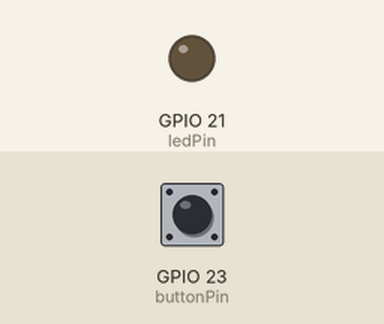
The program below on a simulated ESP32. Parts: output pins drawn as LEDs (lit = HIGH). The test bench sets the inputs (shaded band); at power-on: GPIO 23 (buttonPin) LOW.

Above: at 1.2 s.
1.3 s: GPIO 23 (buttonPin) pulled HIGH for 0.15 s
At 1.8 s:
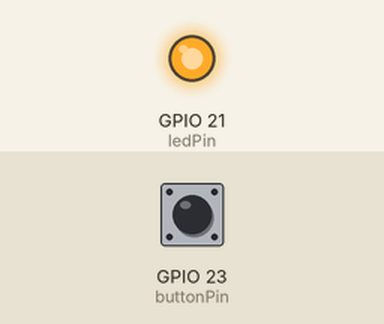
Timing chart, 0 to 4.3 s (numbered marks = the images above; inputs shaded):
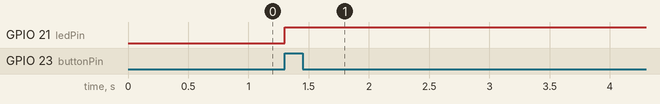

The program:

main.cpp
```cpp
#include <Arduino.h>

const int ledPin = 21;
const int buttonPin = 23;

int currentState = LOW, lastState = HIGH;

long lastDebounceTime = 0;
long debounceDelay = 50;

void setup() {
  pinMode(ledPin, OUTPUT);
  pinMode(buttonPin, INPUT);
  Serial.begin(9600);
}

void loop() {
  currentState = digitalRead(buttonPin);

  if ((millis() - lastDebounceTime) > debounceDelay) {
    if (currentState == HIGH && lastState == LOW) {
      digitalWrite(ledPin, HIGH);
      lastDebounceTime = millis();
    } else if (currentState == LOW && lastState == HIGH) {
      digitalWrite(ledPin, HIGH);
      lastDebounceTime = millis();
    }
  }

  lastState = currentState;
}
```

Measured:
- after the input at 1.3 s, GPIO 21 (ledPin): LOW → HIGH at once
